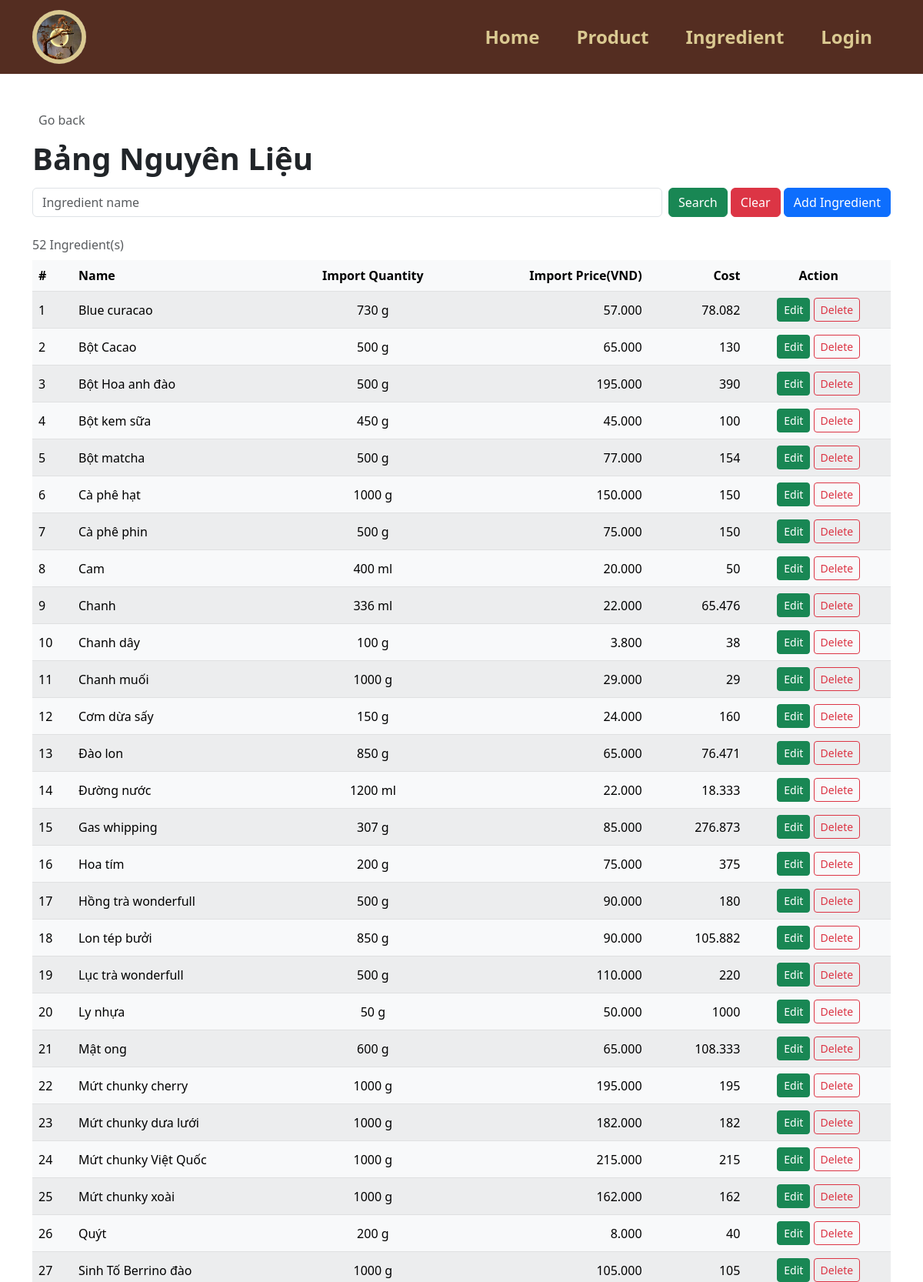
Page /ingredient.php (upper part) on the committed database.
### tables this page shows
CREATE TABLE `ingredient_defaut` (
  `id_id` int(100) NOT NULL COMMENT 'Gốc Id',
  `id_name` varchar(255) DEFAULT NULL COMMENT 'Gốc tên',
  `id_import_quantity` int(255) DEFAULT NULL COMMENT 'Gốc số lượng nhập',
  `id_unit` enum('g','ml') DEFAULT NULL COMMENT 'Gốc đơn vị',
  `id_import_price` int(255) DEFAULT NULL COMMENT 'Gốc giá nhập'
);

### ingredient.php (the view, shortened to what this page needs)
<!DOCTYPE html>
<html lang="en">
<head>
    <?php
    include("head.php");
    include("conn_db.php");
    ?>
</head>
<body>
    <?php
    include("header.php");
    ?>
    <div class="container pt-5">
        <nav aria-label="breadcrumb">
            <a class="nav nav-item text-decoration-none text-muted mb-2" href="#" onclick="history.back();">
                <i class="bi bi-arrow-left-square me-2"></i>Go back
            </a>
        </nav>
        <div class="fs-1 text-start fw-bold my-2"><span>Bảng Nguyên Liệu</span></div>
        <form class="form-floating mb-3" method="GET" action="ingredient.php">
            <div class="row g-2">
                <div class="col">
                    <input type="text" class="form-control" id="id_name" name="id_name" placeholder="Ingredient name"
                        <?php if (isset($_GET["search"])) { ?>value="<?php echo $_GET["id_name"]; ?>" <?php } ?>>
                </div>
                <div class="col-auto">
                    <button type="submit" name="search" value="1" class="btn btn-success">Search</button>
                    <button type="reset" class="btn btn-danger"
                        onclick="javascript: window.location='ingredient.php'">Clear</button>
                    <a href="ingredient_add.php" class="btn btn-primary">Add Ingredient</a>
                </div>
            </div>
        </form>
        <?php
        if (!isset($_GET["search"])) {
            $search_query = "SELECT * FROM ingredient_defaut ORDER BY id_name ASC";
        } else {
            $search_fn = $_GET["id_name"];
            $search_query = "SELECT * FROM ingredient_defaut WHERE id_name LIKE '%{$search_fn}%' ORDER BY id_name ASC";
        }
        $result = $mysqli->query($search_query);
        $row_num = $result->num_rows;
        if ($row_num == 0) {
            ?>
            <div class="row">
                <div class="col mt-2 ms-2 p-2 bg-danger text-white rounded text-start">
                    <svg xmlns="http://www.w3.org/2000/svg" width="16" height="16" fill="currentColor"
                        class="bi bi-x-circle ms-2" viewBox="0 0 16 16">
                        <path d="M8 15A7 7 0 1 1 8 1a7 7 0 0 1 0 14zm0 1A8 8 0 1 0 8 0a8 8 0 0 0 0 16z" />
                        <path
                            d="M4.646 4.646a.5.5 0 0 1 .708 0L8 7.293l2.646-2.647a.5.5 0 0 1 .708.708L8.707 8l2.647 2.646a.5.5 0 0 1-.708.708L8 8.707l-2.646 2.647a.5.5 0 0 1-.708-.708L7.293 8 4.646 5.354a.5.5 0 0 1 0-.708z" />
                    </svg><span class="ms-2 mt-2">No ingredient found!</span>
                    <a href="ingredient.php" class="text-white">Clear Search Result</a>
                </div>
            </div>
        <?php } else { ?>
            <table
                class="mt-2 table table-hover rounded-5 table-light table-striped table-hover align-middle caption-top mb-5">
                <caption>
                    <?php echo $row_num; ?> Ingredient(s)
                </caption>
                <thead class="bg-light">
                    <tr>
                        <th scope="col-1">#</th>
                        <th scope="col-4">Name</th>
                        <th class="text-center" scope="col-2">Import Quantity</th>
                        <th class="text-end" scope="col">Import Price(VND)</th>
                        <th class="text-end" scope="col">Cost</th>
                        <th class="text-center" scope="col">Action</th>
                    </tr>
                </thead>
                <tbody>
                    <?php $i = 1;
                    while ($row = $result->fetch_array()) { ?>
                        <tr>
                            <td>
                                <?php echo $i++; ?>
                            </td>
                            <td class="w-25">
                                <?php echo $row["id_name"]; ?>
                            </td>
                            <td class="text-center">
                                <?php echo $row["id_import_quantity"] . " " . $row["id_unit"]; ?>
                            </td>
                            <td class="text-end">
                                <?php echo number_format($row["id_import_price"], "0", ",", "."); ?>
                            </td>
                            <td class="text-end">
                                <?php echo round($row["id_import_price"] / $row["id_import_quantity"], 3); ?>
                            </td>
                            <td class="text-center">
                                <a href="ingredient_edit.php?id_id=<?php echo $row["id_id"] ?>"
                                    class="btn btn-sm btn-success">Edit</a>
                                <a href="ingredient_delete.php?id_id=<?php echo $row["id_id"] ?>"
                                    class="btn btn-sm btn-outline-danger">Delete</a>
                            </td>
                        </tr>
                    <?php }
        } ?>
            </tbody>
        </table>
    </div>
</body>
</html>

### rows in the picture
ingredient_defaut: id_name "Blue curacao", id_import_quantity "730", id_unit "g", id_import_price "57.000", $row["id_import_price"] / $row["id_import_quantity"] "78.082"
ingredient_defaut: id_name "Bột Cacao", id_import_quantity "500", id_unit "g", id_import_price "65.000", $row["id_import_price"] / $row["id_import_quantity"] "130"
ingredient_defaut: id_name "Bột Hoa anh đào", id_import_quantity "500", id_unit "g", id_import_price "195.000", $row["id_import_price"] / $row["id_import_quantity"] "390"
ingredient_defaut: id_name "Bột kem sữa", id_import_quantity "450", id_unit "g", id_import_price "45.000", $row["id_import_price"] / $row["id_import_quantity"] "100"
ingredient_defaut: id_name "Bột matcha", id_import_quantity "500", id_unit "g", id_import_price "77.000", $row["id_import_price"] / $row["id_import_quantity"] "154"
ingredient_defaut: id_name "Cà phê hạt", id_import_quantity "1000", id_unit "g", id_import_price "150.000", $row["id_import_price"] / $row["id_import_quantity"] "150"
ingredient_defaut: id_name "Cà phê phin", id_import_quantity "500", id_unit "g", id_import_price "75.000", $row["id_import_price"] / $row["id_import_quantity"] "150"
ingredient_defaut: id_name "Cam", id_import_quantity "400", id_unit "ml", id_import_price "20.000", $row["id_import_price"] / $row["id_import_quantity"] "50"
ingredient_defaut: id_name "Chanh", id_import_quantity "336", id_unit "ml", id_import_price "22.000", $row["id_import_price"] / $row["id_import_quantity"] "65.476"
ingredient_defaut: id_name "Chanh dây", id_import_quantity "100", id_unit "g", id_import_price "3.800", $row["id_import_price"] / $row["id_import_quantity"] "38"
ingredient_defaut: id_name "Chanh muối", id_import_quantity "1000", id_unit "g", id_import_price "29.000", $row["id_import_price"] / $row["id_import_quantity"] "29"
ingredient_defaut: id_name "Cơm dừa sấy", id_import_quantity "150", id_unit "g", id_import_price "24.000", $row["id_import_price"] / $row["id_import_quantity"] "160"
ingredient_defaut: id_name "Đào lon", id_import_quantity "850", id_unit "g", id_import_price "65.000", $row["id_import_price"] / $row["id_import_quantity"] "76.471"
ingredient_defaut: id_name "Đường nước", id_import_quantity "1200", id_unit "ml", id_import_price "22.000", $row["id_import_price"] / $row["id_import_quantity"] "18.333"
ingredient_defaut: id_name "Gas whipping", id_import_quantity "307", id_unit "g", id_import_price "85.000", $row["id_import_price"] / $row["id_import_quantity"] "276.873"
ingredient_defaut: id_name "Hoa tím", id_import_quantity "200", id_unit "g", id_import_price "75.000", $row["id_import_price"] / $row["id_import_quantity"] "375"
ingredient_defaut: id_name "Hồng trà wonderfull", id_import_quantity "500", id_unit "g", id_import_price "90.000", $row["id_import_price"] / $row["id_import_quantity"] "180"
ingredient_defaut: id_name "Lon tép bưởi", id_import_quantity "850", id_unit "g", id_import_price "90.000", $row["id_import_price"] / $row["id_import_quantity"] "105.882"
ingredient_defaut: id_name "Lục trà wonderfull", id_import_quantity "500", id_unit "g", id_import_price "110.000", $row["id_import_price"] / $row["id_import_quantity"] "220"
ingredient_defaut: id_name "Ly nhựa", id_import_quantity "50", id_unit "g", id_import_price "50.000", $row["id_import_price"] / $row["id_import_quantity"] "1000"
ingredient_defaut: id_name "Mật ong", id_import_quantity "600", id_unit "g", id_import_price "65.000", $row["id_import_price"] / $row["id_import_quantity"] "108.333"
ingredient_defaut: id_name "Mứt chunky cherry", id_import_quantity "1000", id_unit "g", id_import_price "195.000", $row["id_import_price"] / $row["id_import_quantity"] "195"
ingredient_defaut: id_name "Mứt chunky dưa lưới", id_import_quantity "1000", id_unit "g", id_import_price "182.000", $row["id_import_price"] / $row["id_import_quantity"] "182"
ingredient_defaut: id_name "Mứt chunky Việt Quốc", id_import_quantity "1000", id_unit "g", id_import_price "215.000", $row["id_import_price"] / $row["id_import_quantity"] "215"
ingredient_defaut: id_name "Mứt chunky xoài", id_import_quantity "1000", id_unit "g", id_import_price "162.000", $row["id_import_price"] / $row["id_import_quantity"] "162"
ingredient_defaut: id_name "Quýt", id_import_quantity "200", id_unit "g", id_import_price "8.000", $row["id_import_price"] / $row["id_import_quantity"] "40"
ingredient_defaut: id_name "Sinh Tố Berrino đào", id_import_quantity "1000", id_unit "g", id_import_price "105.000", $row["id_import_price"] / $row["id_import_quantity"] "105"

### other values in the picture
$row_num "52"
